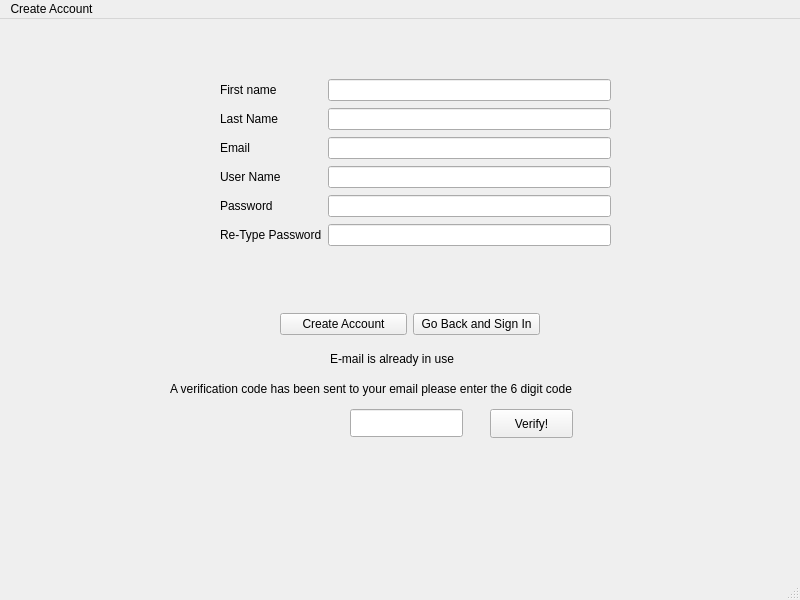
<?xml version="1.0" encoding="UTF-8"?>
<ui version="4.0">
 <class>CreateAccount</class>
 <widget class="QMainWindow" name="CreateAccount">
  <property name="geometry">
   <rect>
    <x>0</x>
    <y>0</y>
    <width>800</width>
    <height>600</height>
   </rect>
  </property>
  <property name="windowTitle">
   <string>MainWindow</string>
  </property>
  <widget class="QWidget" name="centralwidget">
   <widget class="QWidget" name="formLayoutWidget">
    <property name="geometry">
     <rect>
      <x>220</x>
      <y>60</y>
      <width>391</width>
      <height>221</height>
     </rect>
    </property>
    <layout class="QFormLayout" name="formLayout">
     <property name="verticalSpacing">
      <number>7</number>
     </property>
     <item row="0" column="0">
      <widget class="QLabel" name="FNamelabel">
       <property name="text">
        <string>First name</string>
       </property>
      </widget>
     </item>
     <item row="0" column="1">
      <widget class="QLineEdit" name="FNamelineEdit"/>
     </item>
     <item row="1" column="0">
      <widget class="QLabel" name="LNamelabel">
       <property name="text">
        <string>Last Name</string>
       </property>
      </widget>
     </item>
     <item row="1" column="1">
      <widget class="QLineEdit" name="LNamelineEdit"/>
     </item>
     <item row="2" column="0">
      <widget class="QLabel" name="Emaillabel">
       <property name="text">
        <string>Email</string>
       </property>
      </widget>
     </item>
     <item row="2" column="1">
      <widget class="QLineEdit" name="EmaillineEdit"/>
     </item>
     <item row="3" column="0">
      <widget class="QLabel" name="UserNamelabel">
       <property name="text">
        <string>User Name</string>
       </property>
      </widget>
     </item>
     <item row="3" column="1">
      <widget class="QLineEdit" name="UserNamelineEdit"/>
     </item>
     <item row="4" column="0">
      <widget class="QLabel" name="Passwordlabel">
       <property name="text">
        <string>Password</string>
       </property>
      </widget>
     </item>
     <item row="4" column="1">
      <widget class="QLineEdit" name="PasswordlineEdit"/>
     </item>
     <item row="5" column="0">
      <widget class="QLabel" name="RePasswordlabel">
       <property name="text">
        <string>Re-Type Password</string>
       </property>
      </widget>
     </item>
     <item row="5" column="1">
      <widget class="QLineEdit" name="RePasswordlineEdit"/>
     </item>
    </layout>
   </widget>
   <widget class="QWidget" name="layoutWidget">
    <property name="geometry">
     <rect>
      <x>280</x>
      <y>290</y>
      <width>260</width>
      <height>31</height>
     </rect>
    </property>
    <layout class="QHBoxLayout" name="horizontalLayout">
     <item>
      <widget class="QPushButton" name="CreateAccountpushButton">
       <property name="text">
        <string>Create Account</string>
       </property>
      </widget>
     </item>
     <item>
      <widget class="QPushButton" name="LoginpushButton">
       <property name="text">
        <string>Go Back and Sign In</string>
       </property>
      </widget>
     </item>
    </layout>
   </widget>
   <widget class="QLabel" name="Verificationlabel">
    <property name="geometry">
     <rect>
      <x>170</x>
      <y>360</y>
      <width>511</width>
      <height>20</height>
     </rect>
    </property>
    <property name="text">
     <string>A verification code has been sent to your email please enter the 6 digit code</string>
    </property>
   </widget>
   <widget class="QLineEdit" name="VerificationlineEdit">
    <property name="geometry">
     <rect>
      <x>350</x>
      <y>390</y>
      <width>113</width>
      <height>28</height>
     </rect>
    </property>
   </widget>
   <widget class="QPushButton" name="VerifypushButton">
    <property name="geometry">
     <rect>
      <x>490</x>
      <y>390</y>
      <width>83</width>
      <height>29</height>
     </rect>
    </property>
    <property name="text">
     <string>Verify!</string>
    </property>
   </widget>
   <widget class="QLabel" name="EmailInUselabel">
    <property name="geometry">
     <rect>
      <x>330</x>
      <y>330</y>
      <width>171</width>
      <height>20</height>
     </rect>
    </property>
    <property name="text">
     <string>E-mail is already in use</string>
    </property>
   </widget>
  </widget>
  <widget class="QMenuBar" name="menubar">
   <property name="geometry">
    <rect>
     <x>0</x>
     <y>0</y>
     <width>800</width>
     <height>25</height>
    </rect>
   </property>
   <widget class="QMenu" name="menuCreate_Account">
    <property name="title">
     <string>Create Account</string>
    </property>
   </widget>
   <addaction name="menuCreate_Account"/>
  </widget>
  <widget class="QStatusBar" name="statusbar"/>
 </widget>
 <resources/>
 <connections/>
</ui>
